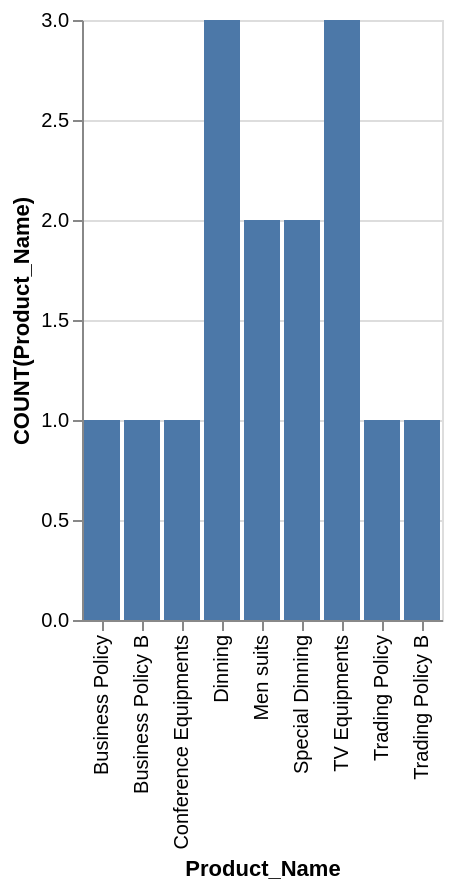

The Vega-Lite source for this figure:
### Vega-Lite specification from a JSON file in a GitHub repository (floating-point values rounded to 4 significant figures)
{"data": {"values": [{"x_data": "Business Policy", "y_data": 1}, {"x_data": "Business Policy B", "y_data": 1}, {"x_data": "Conference Equipments", "y_data": 1}, {"x_data": "Dinning", "y_data": 3}, {"x_data": "Men suits", "y_data": 2}, {"x_data": "Special Dinning", "y_data": 2}, {"x_data": "TV Equipments", "y_data": 3}, {"x_data": "Trading Policy", "y_data": 1}, {"x_data": "Trading Policy B", "y_data": 1}]}, "mark": "bar", "encoding": {"x": {"field": "x_data", "type": "nominal", "title": "Product_Name", "sort": "ascending"}, "y": {"field": "y_data", "type": "quantitative", "title": "COUNT(Product_Name)"}}}
